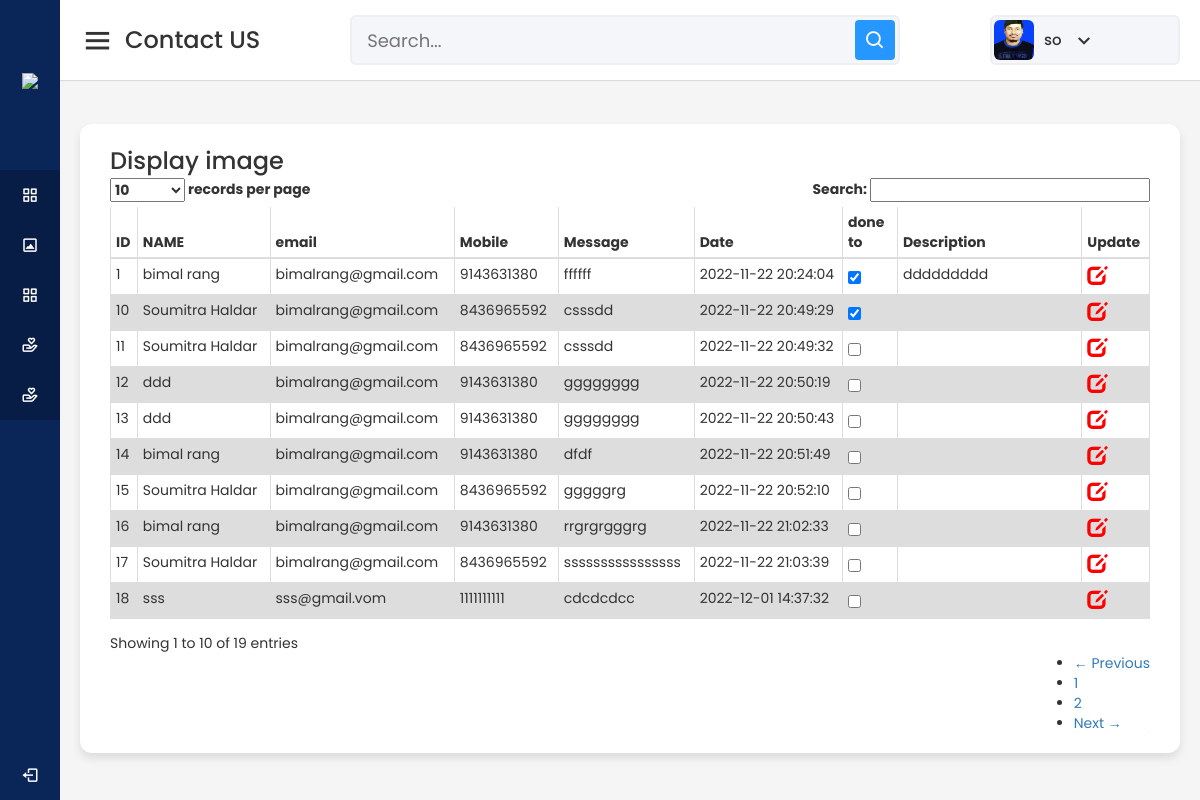
Page /Admin/page/admin_contact_us.php (signed in) on the committed database.
### tables this page shows
CREATE TABLE `inquiry` (
  `id` int(11) NOT NULL,
  `name` varchar(100) NOT NULL,
  `email` varchar(100) NOT NULL,
  `mobile` varchar(100) NOT NULL,
  `comment` varchar(100) NOT NULL,
  `date` varchar(1111) NOT NULL,
  `status` varchar(11) NOT NULL,
  `description` varchar(111) NOT NULL
);

### Admin/page/admin_contact_us.php (the view, shortened to what this page needs)
<?php
    include('admin_sidenav.php');
?>
    <link rel="stylesheet" href="https://maxcdn.bootstrapcdn.com/bootstrap/3.4.0/css/bootstrap.min.css">
<link href="../css/bootstrap.css" rel="stylesheet" type="text/css" media="screen">
<link rel="stylesheet" type="text/css" href="../css/DT_bootstrap11.css">
</head>
  <section class="home-section">
    <nav>
      <div class="sidebar-button">
        <i class='bx bx-menu sidebarBtn'></i>
        <span class="dashboard">Contact US</span>
      </div>
      <?php
      include('admin_right_side_login.php');
      ?>
    </nav>
<div class="home-content">
      <br>
      <div class="sales-boxes">
                <div class="recent-sales box" style="width: 99%;">
                        <div class="title">Display image</div>
                  <div class="table-responsive box">
                        <table cellpadding="0" cellspacing="0" border="0" class="table table-condensed" id="example">
                            <thead>
                                <tr>
                                   <th>ID</th>
                                   <th>NAME</th>
                                   <th>email</th>
                                   <th>Mobile</th>
                                   <th>Message</th>
                                   <th>Date</th>
                                   <th>done to </th>
                                   <th>Description</th>
                                   <th>Update</th>
                                </tr>
                            </thead>
                            <tbody>
                                          <?php
                                          $query=mysqli_query($con," SELECT * FROM `inquiry` ORDER BY `id` DESC")or die(mysqli_error($con));
                                          while($row=mysqli_fetch_array($query)){
                                          ?>
                                <tr>
                                          <td><?php echo $row['id'] ?></td>
                                         <td><?php echo $row['name'] ?></td>
                                         <td><?php echo $row['email'] ?></td>
                                         <td><?php echo $row['mobile'] ?></td>
                                         <td><?php echo $row['comment'] ?></td>
                                         <td><?php echo $row['date'] ?></td>
                                         <td><input type="checkbox" id="upd" name="upd" value="1" <?php if($row['status']==1){?>checked <?php } ?> ></td>
                                        <td><?php echo $row['description'] ?></td>
                                         <td><a href="admin_contact_us_action.php?cont=<?php echo $row['id'];?>" ><span class="glyphicon glyphicon-edit" style="font-size:20px; color:red;"></span></a></td>
                                </tr>
                      <?php } ?>
                            </tbody>
                        </table>
                 </div>
                </div>
                </div>
        </div>
  <?php
    include('admin_footer.php');
    ?>

### Admin/page/admin_right_side_login.php (shortened to what this page needs)
<?php
    require_once('dbconnection.php');
    $nam=$_SESSION["name"];
    $query=mysqli_query($con," SELECT * FROM `login` WHERE `NAME`='$nam'")or die(mysqli_error($con));
							while($row=mysqli_fetch_array($query)){
							$image=$row['image'];
							$name=$row['NAME'];
							}
    ?>
<div class="search-box">
        <input type="text" placeholder="Search...">
        <i class='bx bx-search' ></i>
      </div>
<div class="profile-details">
        <img src="../../assets/imgs/<?php echo $image;?>" alt="">
        <span class="admin_name"><?php echo $name; ?></span>
        <i class='bx bx-chevron-down' ></i>
      </div>

### Admin/css/style.css (style rules this page uses)
* { margin: 0; padding: 0; box-sizing: border-box; font-family: 'Poppins', sans-serif; }
.home-section { position: relative; background: #f5f5f5; min-height: 100vh; width: calc(100% - 240px); left: 240px; transition: all 0.5s ease; }
.home-section nav { display: flex; justify-content: space-between; height: 80px; background: #fff; display: flex; align-items: center; position: fixed; width: calc(100% - 240px); left: 240px; z-index: 100; padding: 0 20px; box-shadow: 0 1px 1px rgba(0, 0, 0, 0.1); transition: all 0.5s ease; }
.home-section nav .sidebar-button { display: flex; align-items: center; font-size: 24px; font-weight: 500; }
nav .sidebar-button i { font-size: 35px; margin-right: 10px; }
.home-section nav .search-box { position: relative; height: 50px; max-width: 550px; width: 100%; margin: 0 20px; }
nav .search-box input { height: 100%; width: 100%; outline: none; background: #F5F6FA; border: 2px solid #EFEEF1; border-radius: 6px; font-size: 18px; padding: 0 15px; }
nav .search-box .bx-search { position: absolute; height: 40px; width: 40px; background: #2697FF; right: 5px; top: 50%; transform: translateY(-50%); border-radius: 4px; line-height: 40px; text-align: center; color: #fff; font-size: 22px; transition: all 0.4 ease; }
.home-section nav .profile-details { display: flex; align-items: center; background: #F5F6FA; border: 2px solid #EFEEF1; border-radius: 6px; height: 50px; min-width: 190px; padding: 0 15px 0 2px; }
nav .profile-details img { height: 40px; width: 40px; border-radius: 6px; object-fit: cover; }
nav .profile-details .admin_name { font-size: 15px; font-weight: 500; color: #333; margin: 0 10px; white-space: nowrap; }
nav .profile-details i { font-size: 25px; color: #333; }
.home-section .home-content { position: relative; padding-top: 104px; }
.home-content .sales-boxes { display: flex; justify-content: space-between; }
.home-content .sales-boxes .recent-sales { width: 65%; background: #fff; padding: 20px 30px; margin: 0 20px; border-radius: 12px; box-shadow: 0 5px 10px rgba(0, 0, 0, 0.1); }
.sales-boxes .box .title { font-size: 24px; font-weight: 500; }
@media (max-width: 1240px) { .home-section { width: calc(100% - 60px); left: 60px; } }
@media (max-width: 1240px) { .home-section nav { width: calc(100% - 60px); left: 60px; } }
.home-content .sales-boxes .recent-sales { background: #fff; padding: 20px 30px; margin: 0 20px; border-radius: 12px; box-shadow: 0 5px 10px rgba(0, 0, 0, 0.1); }

### Admin/page/admin_contact_us.php (style rules this page uses)
table { font-family: arial, sans-serif; border-collapse: collapse; }
td, th { border: 1px solid #dddddd; text-align: left; padding: 8px; }
tr:nth-child(even) { background-color: #dddddd; }
* { -webkit-box-sizing: border-box; -moz-box-sizing: border-box; box-sizing: border-box; }

### rows in the picture
inquiry: id "18", name "sss", email "sss@gmail.vom", mobile "1111111111", comment "cdcdcdcc", date "2022-12-01 14:37:32"
inquiry: id "17", name "Soumitra Haldar", email "bimalrang@gmail.com", mobile "8436965592", comment "ssssssssssssssss", date "2022-11-22 21:03:39"
inquiry: id "16", name "bimal rang", email "bimalrang@gmail.com", mobile "9143631380", comment "rrgrgrgggrg", date "2022-11-22 21:02:33"
inquiry: id "15", name "Soumitra Haldar", email "bimalrang@gmail.com", mobile "8436965592", comment "gggggrg", date "2022-11-22 20:52:10"
inquiry: id "14", name "bimal rang", email "bimalrang@gmail.com", mobile "9143631380", comment "dfdf", date "2022-11-22 20:51:49"
inquiry: id "13", name "ddd", email "bimalrang@gmail.com", mobile "9143631380", comment "gggggggg", date "2022-11-22 20:50:43"
inquiry: id "12", name "ddd", email "bimalrang@gmail.com", mobile "9143631380", comment "gggggggg", date "2022-11-22 20:50:19"
inquiry: id "11", name "Soumitra Haldar", email "bimalrang@gmail.com", mobile "8436965592", comment "csssdd", date "2022-11-22 20:49:32"
inquiry: id "10", name "Soumitra Haldar", email "bimalrang@gmail.com", mobile "8436965592", comment "csssdd", date "2022-11-22 20:49:29", status "☑"
inquiry: id "1", name "bimal rang", email "bimalrang@gmail.com", mobile "9143631380", comment "ffffff", date "2022-11-22 20:24:04", status "☑", description "ddddddddd"

### other values in the picture
$name "so"
